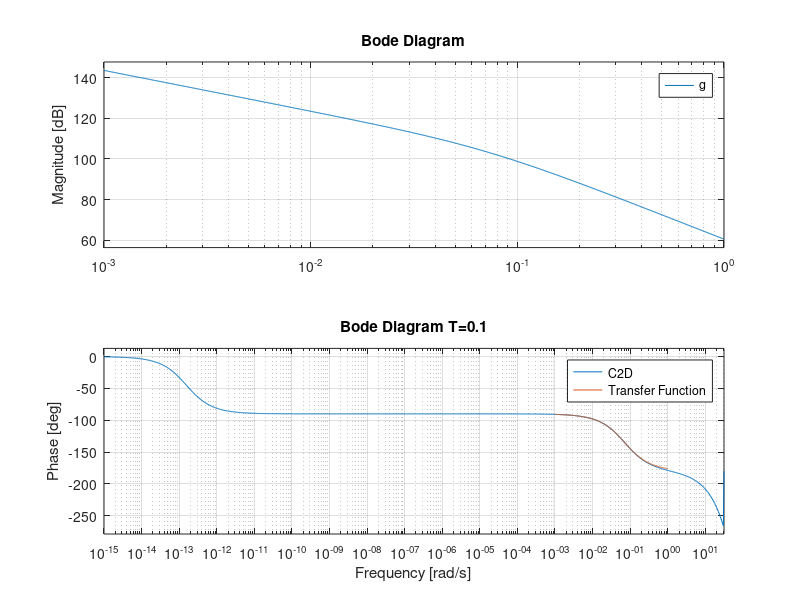
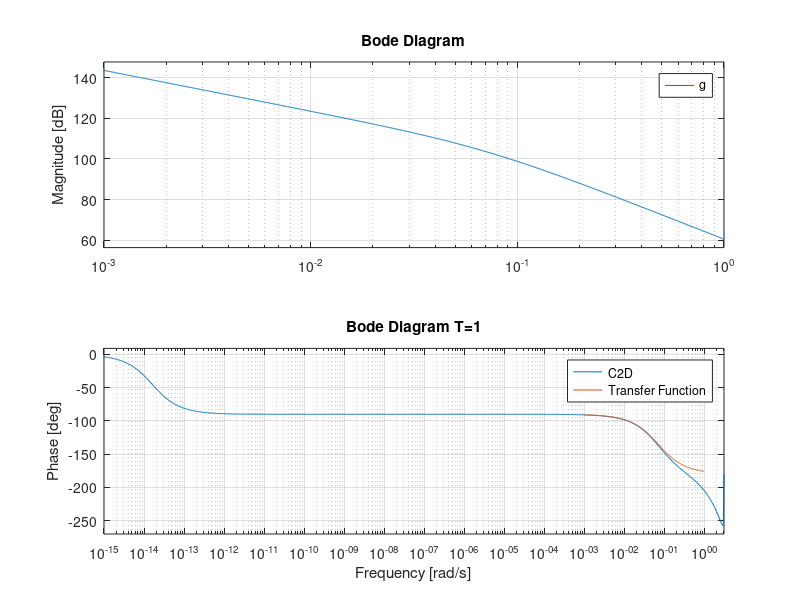
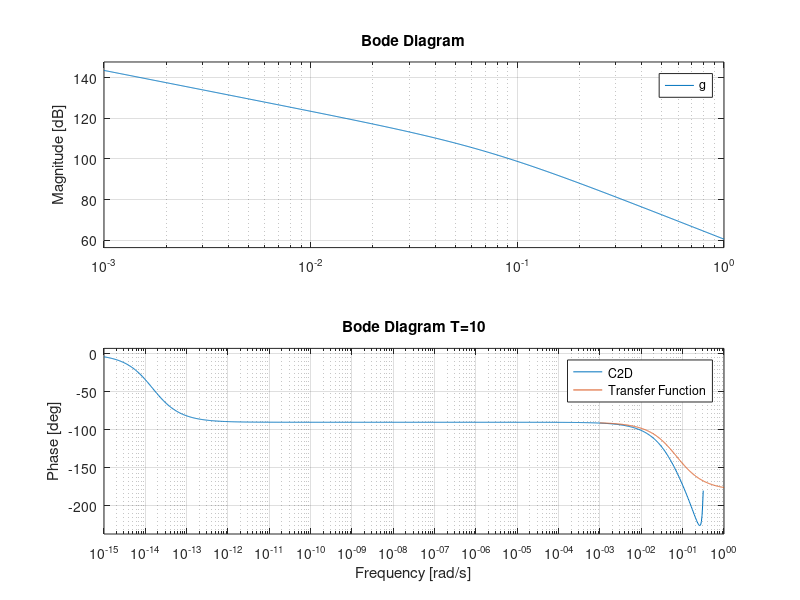

MATLAB code for these plots, in order:
g=tf([15000],[14 1 0])
T1=0.1;
T2=1;
T3=10;
gz1 = c2d(g,T1)
gz2 = c2d(g,T2)
gz3 = c2d(g,T3)
figure
bode(gz1);
hold on
bode(g);
legend('C2D','Transfer Function')
title('Bode Diagram T=0.1');
figure
bode(gz2);
hold on
bode(g);
legend('C2D','Transfer Function')
title('Bode Diagram T=1');
figure
bode(gz3);
hold on
bode(g);
legend('C2D','Transfer Function')
title('Bode Diagram T=10');
